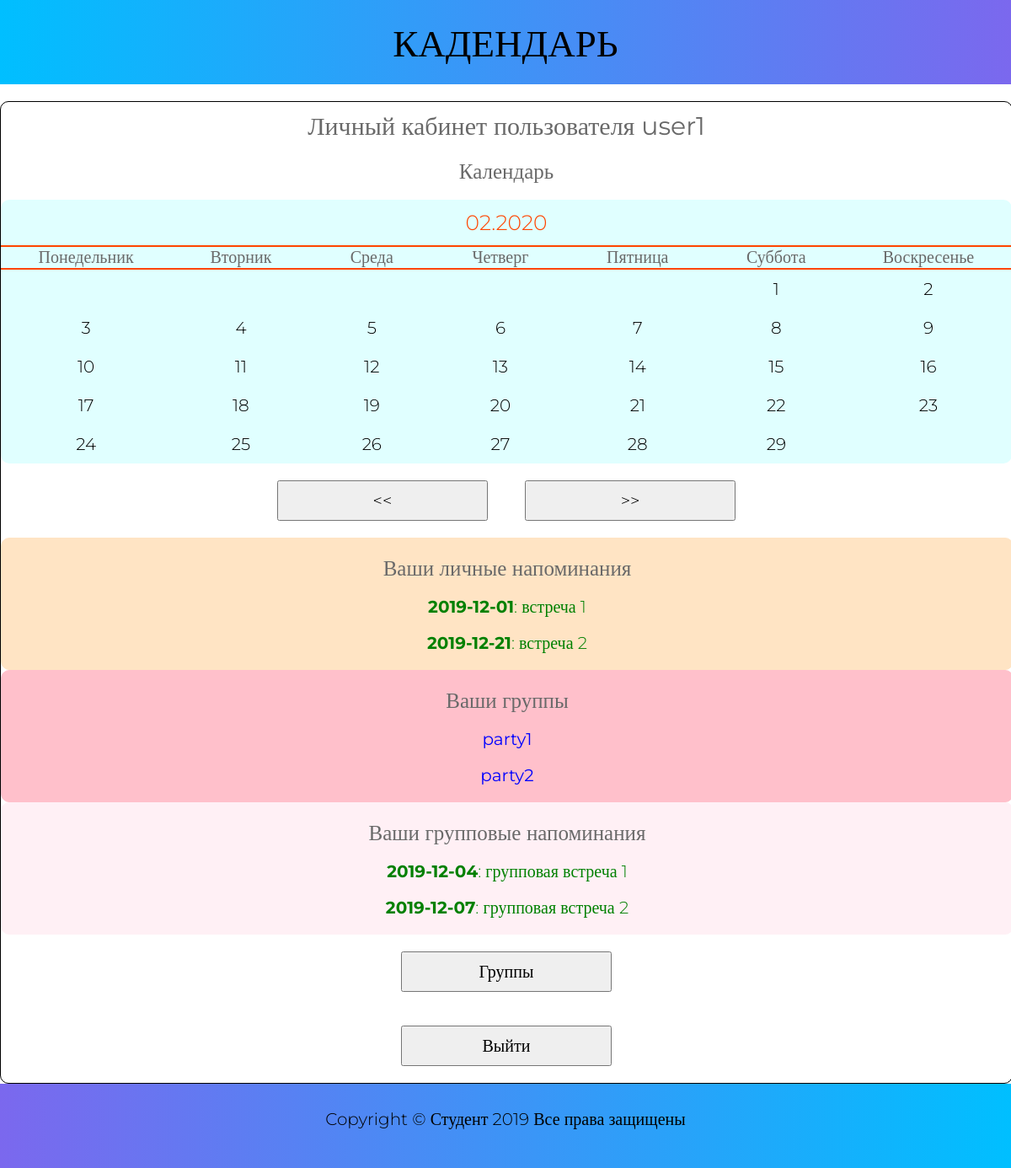
The app's page /lk.php (signed in) with its own data.
### tables this page shows
create table user_planner(
    id serial primary key,
    user_id bigint unsigned not null comment 'Вторичный ключ - ссылка на пользователя, кому принадлежит напоминание',
    event_date date not null comment 'Дата какого-то события для напоминания',
    event varchar(255) comment 'Пояснение, о чем напоминание',
    foreign key (user_id) references users (id) on delete cascade on update cascade
) comment 'Таблица с личными напоминаниями пользователей';

create table parties_planner(
    id serial primary key,
    party_id bigint unsigned not null comment 'Вторичный ключ - ссылка на группу, в которой создано напоминание',
    event_date date not null comment 'Дата какого-то события для напоминания',
    event varchar(255) comment 'Пояснение, что за событие',
    foreign key (party_id) references parties (id) on delete cascade on update cascade
) comment 'Таблица с напоминаниями в группах';

### lk.php (the view, shortened to what this page needs)
<!DOCTYPE html>
<?php
$month = explode(' ', $_COOKIE['month_year'])[0];
$year = explode(' ', $_COOKIE['month_year'])[1];
$id = $_COOKIE['user_id'];
$login = $_COOKIE['user_name'];
@$db = new mysqli('localhost', 'calendar_admin', '1234', 'calendar');
$query = "select event_date, event from user_planner where user_id='$id'";
$user_planner = $db->query($query);
$query = "select name from user_parties_view where user_id='$id'";
$user_parties = $db->query($query);
$query = "select event_date, event from parties_planner where party_id in (select id from user_parties_view where user_id='$id')";
$parties_planner = $db->query($query);
?>
<html lang="en">
<head>
    <link type="text/css" href="style.css" rel="stylesheet">
</head>
<body>
    <div class="container">
        <div class="header">
            <h1>Кадендарь</h1>
        </div>
        <div class="content">
            <?php
            echo "<h2>Личный кабинет пользователя $login</h2>";
            echo '<h3>Календарь</h3>';
            include('func.php');
            calendar($month, $year, $user_planner, $parties_planner);
            ?>
            <form action="lk.php" method="POST">
                <input name="leaf_over" type="submit" value="<<">
                <input name="leaf_over" type="submit" value=">>">
            </form>
            <?php
            $n = $user_planner->num_rows;
            if ($n) {
                echo '<div class="user_reminder">';
                echo '<h3>Ваши личные напоминания</h3><br>';
                $user_planner->data_seek(0);
                for ($i = 0; $i < $n; $i++) {
                    $row = $user_planner->fetch_assoc();
                    echo "<p><strong>" . $row['event_date'] . "</strong>: " . $row['event'] . "</p><br>";
                }
                echo '</div>';
            }
            $n = $user_parties->num_rows;
            if ($n) {
                echo '<div class="parties">';
                echo '<h3>Ваши группы</h3><br>';
                $user_parties->data_seek(0);
                for ($i = 0; $i < $n; $i++) {
                    $row = $user_parties->fetch_assoc();
                    echo "<p>" . $row['name'] . "</p><br>";
                }
                echo '</div>';
                $n = $parties_planner->num_rows;
                if ($n) {
                    echo '<div class="parties_reminder">';
                    echo '<h3>Ваши групповые напоминания</h3><br>';
                    $parties_planner->data_seek(0);
                    for ($i = 0; $i < $n; $i++) {
                        $row = $parties_planner->fetch_assoc();
                        echo "<p><strong>" . $row['event_date'] . "</strong>: " . $row['event'] . "</p><br>";
                    }
                    echo '</div>';
                }
            }
            ?>
            <form action="parties.php" method="POST">
                <input type="submit" name="parties" value="Группы">
            </form>
            <form action="index.php" method="POST">
                <input type="submit" name="exit" value="Выйти">
            </form>
        </div>
        <div class="clr"></div>
    </div>
    <div class="footer">
        Copyright &#169; Студент 2019 Все права защищены
    </div>
</body>
</html>

### func.php (shortened to what this page needs)
<?php
function calendar($month, $year, &$user_planner, &$parties_planner)
{
    $days = 31;
    while (!checkdate($month, $days, $year)) {
        $days--;
    }
    $day = 1;
    $day_of_week = date('w', mktime(0, 0, 0, $month, $day, $year));
    $day_of_week -= 1;
    $week_num = 0;
    for ($i = 0; $i < 7; $i++) {
        if ($day_of_week == $i) {
            $week[$week_num][$i] = $day;
            $day++;
            $day_of_week++;
        } else {
            $week[$week_num][$i] = "";
        }
    }
    while (true) {
        $week_num++;
        for ($i = 0; $i < 7; $i++) {
            $week[$week_num][$i] = $day;
            $day++;
            if ($day > $days) {
                break;
            }
        }
        if ($day > $days) {
            break;
        }
    }
    echo "<form action='new_reminder.php' method='POST'>";
    echo '<table><br/>';
    echo "<tr><th colspan='7'>" . $month . "." . $year . "</th></tr>";
    echo "<tr><td>Понедельник</td>" .
        "<td>Вторник</td>" .
        "<td>Среда</td>" .
        "<td>Четверг</td>" .
        "<td>Пятница</td>" .
        "<td>Суббота</td>" .
        "<td>Воскресенье</td></tr>";
    for ($i = 0; $i < count($week); $i++) {
        echo "<tr>";
        for ($j = 0; $j < 7; $j++) {
            if (!empty($week[$i][$j])) {
                $flag = false;
                if (!$flag) {
                    echo "<td><input type='submit' name='planner_day' value='" . $week[$i][$j] . "'></td>";
                }
            } else echo "<td>&nbsp;</td>";
        }
        echo "</tr>";
    }
    echo "</table>";
    echo "</form>";
}
?>

### style.css (style rules this page uses)
* { font-family: Montserrat; margin : 0 auto; padding : 0px; width : 1200px; }
html, body { background-color: white; height : 100%; }
.header { background : linear-gradient(to right, #00BFFF, #7B68EE); display : table-cell; height : 100px; text-align : center; vertical-align: middle; }
h1 { color : #000000; font-size : 45px; font-weight : 400; text-transform: uppercase; }
.container { margin : 0 auto; min-height: 100%; width : 1200px; }
.content { border : 1px solid black; border-radius: 10px; margin : 20px auto 0; padding : 0px; text-align : center; }
h2 { color : #696969; font-size : 30px; font-weight: 400; margin-top : 10px; text-align : center; }
h3 { color : #696969; font-size : 25px; font-weight: 400; margin-top : 20px; text-align : center; }
.user_reminder { background-color: #ffe4c4; border : 1px solid #ffe4c4; border-radius : 10px; }
.user_reminder p { color : green; font-size : 20px; font-weight: 300; }
.parties_reminder { background-color: #fff0f5; border : 1px solid #fff0f5; border-radius : 10px; }
.parties_reminder p { color : green; font-size : 20px; font-weight: 300; }
.parties { background-color: #ffc0cb; border : 1px solid #ffc0cb; border-radius : 10px; }
.parties p { color : blue; font-size : 20px; font-weight: 400; }
input { color : #000000; font-size : 20px; font-weight: 300; width : 250px; }
input[type=submit] { font-size : 20px; font-weight: 300; margin : 20px; padding : 10px; width : 250px; }
.clr { height: 100px; }
.footer { background : linear-gradient(to left, #00BFFF, #7B68EE); font-size : 20px; font-weight: 300; height : 70px; margin : -100px auto 0; padding-top: 30px; text-align : center; width : 1200px; }
table { background : #e0ffff; border-collapse: collapse; border-radius : 10px; border-spacing : 5px; text-align : center; }
th { color : #ff4500; border-bottom: 2px solid #ff4500; font-size : 25px; font-weight : 300; padding : 12px 10px; }
tbody tr:nth-child(2) { border-bottom: 2px solid #ff4500; padding : 10px 0; }
td { color : #696969; font-size : 20px; font-weight: 300; line-height: 25px; padding : 0; }
td input[type=submit] { background-color: #e0ffff; border : 1px solid #e0ffff; font-size : 20px; font-weight : 300; margin : 0; padding : 10px; width : 50px; }

### records on screen
user_planner: event_date "2019-12-01", event "встреча 1"
user_planner: event_date "2019-12-21", event "встреча 2"
parties_planner: event_date "2019-12-04", event "групповая встреча 1"
parties_planner: event_date "2019-12-07", event "групповая встреча 2"

### other values on screen
$login "user1"
$month "02"
$year "2020"
$row['name'] "party1"
$row['name'] "party2"
